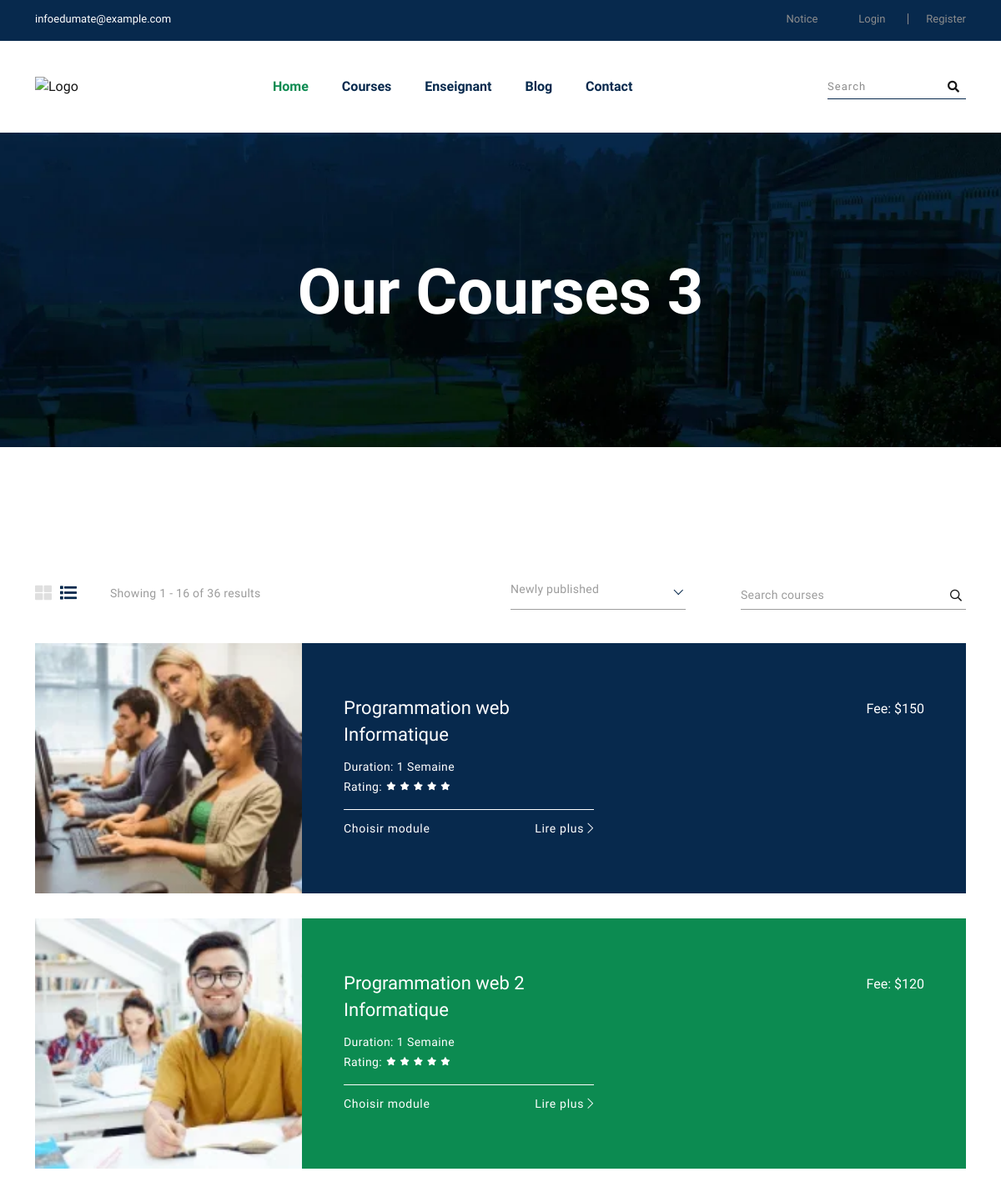
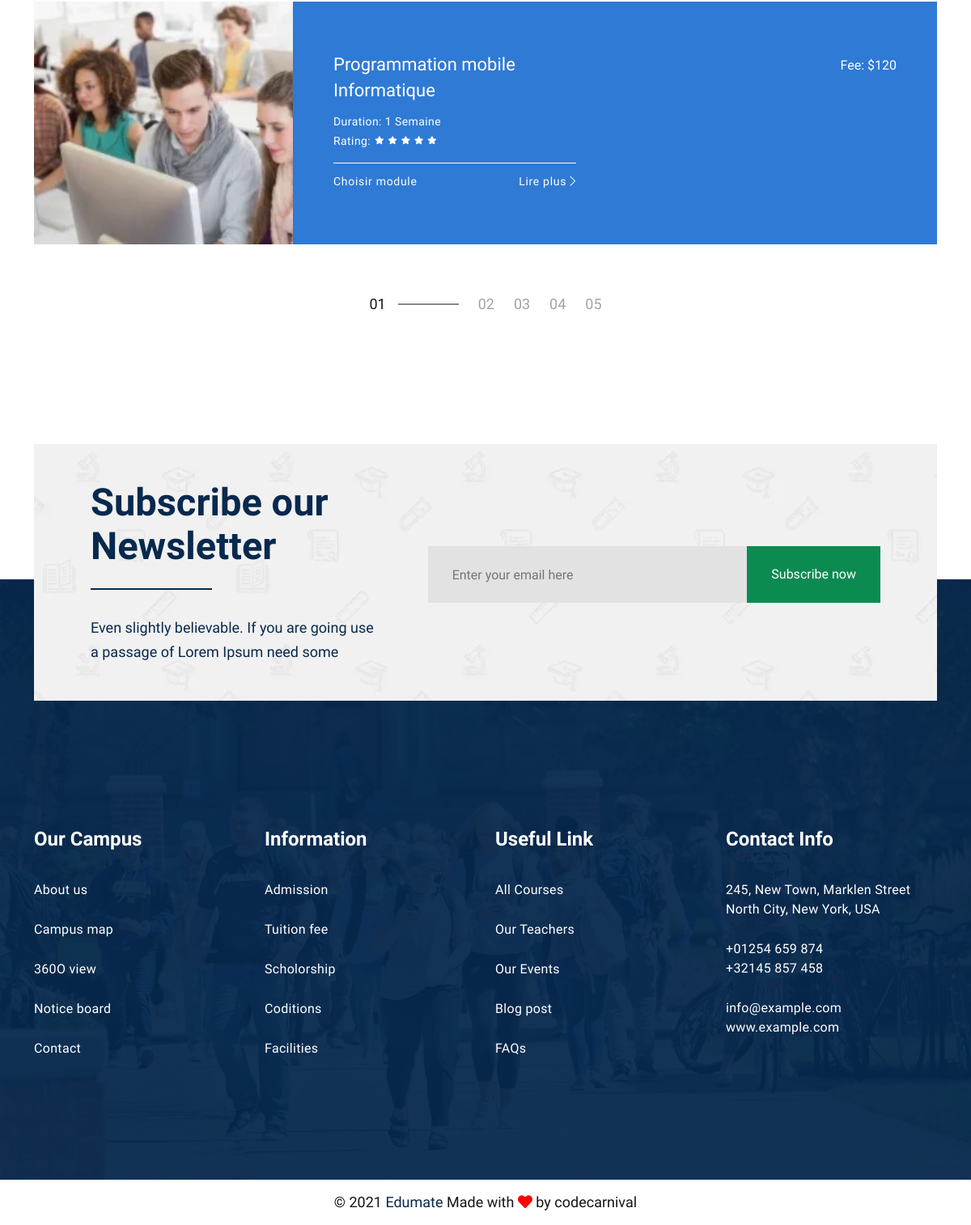
Screenshot of /cours with the database file from the repository (2 pictures, top to bottom).
### firststepApp/models.py (models this page shows)
class Cours(models.Model):
    idCours = models.AutoField(primary_key=True)
    designation = models.CharField(max_length=50)
    domaine = models.ForeignKey(Domaine, on_delete=models.CASCADE)
    prix = models.IntegerField(default=120)
    duree = models.IntegerField(default=1)
    image = models.ImageField(upload_to='cours', null=True)

class Domaine(models.Model):
    idDomaine = models.AutoField(primary_key=True)
    designation = models.CharField(max_length=50)

### firststepApp/views.py (the view)
# urls.py: path('cours',coursesPages,name='course'),
def coursesPages(request):
    cours = Cours.objects.select_related('domaine')
    context = {
        'cours':cours
    }
    page='cours.html'
    return render(request,page, context)

### template/cours.html (shortened to what this page needs)
    {% extends 'structure.html'%}
    {% block content %}
    {%load static%}
    <section class="page-banner">
        <div class="page-banner-bg bg_cover" style="background-image: url(assets/images/page-banner.webp);">
            <div class="container">
                <div class="banner-content text-center">
                    <h2 class="title">Our Courses 3</h2>
                </div>
            </div>
        </div>
    </section>
    <section class="top-courses-area">
        <div class="container">
            <div class="courses-bar">
                <div class="row">
                    <div class="col-lg-6">
                        <div class="courses-tab">
                            <ul class="nav">
                                <li><a data-bs-toggle="tab" href="#grid"><i class="fas fa-th-large"></i></a></li>
                                <li><a class="active" data-bs-toggle="tab" href="#list"><i class="fas fa-list"></i></a></li>
                            </ul>
                            <p>Showing 1 - 16 of 36 results</p>
                        </div>
                    </div>
                    <div class="col-lg-6">
                        <div class="courses-bar-form">
                            <div class="courses-select">
                            </div>
                            <div class="courses-search">
                                <input type="text" placeholder="Search courses">
                                <i class="far fa-search"></i>
                            </div>
                        </div>
                    </div>
                </div>
            </div>
            <div class="tab-content" >
                <div class="tab-pane fade show active" id="list">
                    <div class="courses-wrapper wrapper-2">
                        {% for i in cours %}
                        <div class="courses-col">
                            <div class="single-courses-2 courses-list mt-30">
                                <div class="courses-image">
                                    <a href="#"><img src="{{i.image.url}}" width="320" height="300" alt="courses"></a>
                                </div>
                                <div class="courses-content">
                                    <p class="courses-fee">Fee: <span> ${{i.prix}}</span></p>
                                    <div class="courses-content-wrapper">
                                        <h4 class="courses-title"><a href="courses-details.html">{{i.designation}} {{i.domaine.designation}}</a></h4>
                                        <div class="duration-rating">
                                            <div class="duration-fee">
                                                <p class="duration">Duration: <span> {{i.duree}} Semaine</span></p>
                                            </div>
                                            <div class="rating">
                                                <span>Rating: </span>
                                                <ul class="star">
                                                    <li><i class="fas fa-star"></i></li>
                                                    <li><i class="fas fa-star"></i></li>
                                                    <li><i class="fas fa-star"></i></li>
                                                    <li><i class="fas fa-star"></i></li>
                                                    <li><i class="fas fa-star"></i></li>
                                                </ul>
                                            </div>
                                        </div>
                                        <div class="courses-link">
                                            <a class="apply" href="/module/{{i.idCours}}">Choisir module</a>
                                            <a class="more" href="#">Lire plus <i class="fal fa-chevron-right"></i></a>
                                        </div>
                                    </div>
                                </div>
                            </div>
                        </div>
                        {% endfor %}
                    </div>
                </div>
            </div>
            <ul class="pagination-items text-center">
                <li><a class="active" href="#">01</a></li>
                <li><a href="#">02</a></li>
                <li><a href="#">03</a></li>
                <li><a href="#">04</a></li>
                <li><a href="#">05</a></li>
            </ul>
        </div>
    </section>
    {% endblock %}

### template/structure.html (shortened to what this page needs)
{%load static%}
<!doctype html>
<html class="no-js" lang="en">
<head>
    <link rel="stylesheet" href="{% static 'assets/css/plugins/bootstrap.min.css'%}">
    <link rel="stylesheet" href="{% static 'assets/css/plugins/fontawesome.min.css'%}">
    <link rel="stylesheet" href="{% static 'assets/css/plugins/default.css'%}">
    <link rel="stylesheet" href=" {% static 'assets/css/plugins/animate.min.css'%}">
    <link rel="stylesheet" href="{% static 'assets/css/plugins/slick.css'%}">
    <link rel="stylesheet" href="{% static 'assets/css/plugins/magnific-popup.css'%}">
    <link rel="stylesheet" href="{% static 'assets/css/style.min.css'%}">
</head>
<body>
    <header class="header-area">
        <div class="header-top">
            <div class="container">
                <div class="header-top-wrapper d-flex flex-wrap justify-content-sm-between">
                    <div class="header-top-left mt-10">
                        <ul class="header-meta">
                            <li><a href="mailto://infoedumate@example.com">infoedumate@example.com</a></li>
                        </ul>
                    </div>
                    <div class="header-top-right mt-10">
                        <div class="header-link">
                            <a class="notice" href="notice.html">Notice</a>
                            {% if user.username %}
                            <a class="login" href="{% url 'app:logout' %}">Logout</a>
                            {% else %}
                            <a class="login" href="{% url 'app:login' %}">Login</a>
                            <a class="register" href="{% url 'app:signin' %}">Register</a>
                            {% endif %}
                        </div>
                    </div>
                </div>
            </div>
        </div>
        <div id="navigation" class="navigation navigation-landscape">
            <div class="container position-relative">
                <div class="row align-items-center">
                    <div class="col-lg-3">
                        <div class="header-logo">
                            <a href="index.html"><img src="{% static 'assets/images/logo.webp'%}" width="135" height="88" alt="Logo"></a>
                        </div>
                    </div>
                    <div class="col-lg-7 position-static">
                        <nav class="nav-menus-wrapper">
                            <ul class="nav-menu">
                                <li>
                                    <a class="active" href="{% url 'app:home' %}">Home</a>
                                </li>
                                <li>
                                    <a href="{% url 'app:course' %}">Courses</a>
                                </li>
                                <li>
                                    <a href="{% url 'app:teacher' %}">Enseignant</a>
                                </li>
                                <li>
                                    <a href="#">Blog</a>
                                </li>
                                <li><a href="#">Contact</a></li>
                            </ul>
                        </nav>
                    </div>
                    <div class="col-lg-2 position-static">
                        <div class="header-search">
                            <form action="#">
                                <input type="text" placeholder="Search">
                                <button><i class="fas fa-search"></i></button>
                            </form>
                        </div>
                    </div>
                </div>
            </div>
        </div>
    </header>
    {% block content %}
    {% endblock content %}
    <section class="newsletter-area">
        <div class="container">
            <div class="newsletter-wrapper bg_cover wow zoomIn" data-wow-duration="1s" data-wow-delay="0.2s" style="background-image: url(assets/images/newsletter-bg-1.webp);">
                <div class="row align-items-center">
                    <div class="col-lg-5">
                        <div class="section-title-2 mt-25">
                            <h2 class="title">Subscribe our Newsletter</h2>
                            <span class="line"></span>
                            <p>Even slightly believable. If you are going use a passage of Lorem Ipsum need some</p>
                        </div>
                    </div>
                    <div class="col-lg-7">
                        <div class="newsletter-form mt-30">
                            <form action="#">
                                <input type="text" placeholder="Enter your email here">
                                <button class="main-btn main-btn-2">Subscribe now</button>
                            </form>
                        </div>
                    </div>
                </div>
            </div>
        </div>
    </section>
    <section class="footer-area bg_cover" style="background-image: url({% static 'assets/images/counter-bg.webp'%});">
        <div class="footer-widget">
            <div class="container">
                <div class="row">
                    <div class="col-md-3 col-sm-6">
                        <div class="footer-link mt-45">
                            <h4 class="footer-title">Our Campus</h4>
                            <ul class="link-list">
                                <li><a href="about-us.html">About us</a></li>
                                <li><a href="#">Campus map</a></li>
                                <li><a href="#">360O  view</a></li>
                                <li><a href="#">Notice board</a></li>
                                <li><a href="contact.html">Contact</a></li>
                            </ul>
                        </div>
                    </div>
                    <div class="col-md-3 col-sm-6">
                        <div class="footer-link mt-45">
                            <h4 class="footer-title">Information</h4>
                            <ul class="link-list">
                                <li><a href="#">Admission</a></li>
                                <li><a href="#">Tuition fee</a></li>
                                <li><a href="#">Scholorship</a></li>
                                <li><a href="#">Coditions</a></li>
                                <li><a href="#">Facilities</a></li>
                            </ul>
                        </div>
                    </div>
                    <div class="col-md-3 col-sm-6">
                        <div class="footer-link mt-45">
                            <h4 class="footer-title">Useful Link</h4>
                            <ul class="link-list">
                                <li><a href="our-courses-left-sidebar.html">All Courses</a></li>
                                <li><a href="teachers.html">Our Teachers</a></li>
                                <li><a href="event.html">Our Events</a></li>
                                <li><a href="blog-left-sidebar.html">Blog post</a></li>
                                <li><a href="faq.html">FAQs</a></li>
                            </ul>
                        </div>
                    </div>
                    <div class="col-md-3 col-sm-6">
                        <div class="footer-link mt-45">
                            <h4 class="footer-title">Contact Info</h4>
                            <ul class="link-list">
                                <li>
                                    <p>245, New Town, Marklen Street North City, New York, USA</p>
                                </li>
                                <li>
                                    <p><a href="tel:+01254659874">+01254 659 874 </a></p>
                                    <p><a href="tel:+32145857458">+32145 857 458</a></p>
                                </li>
                                <li>
                                    <p><a href="mailto://info@example.com">info@example.com</a></p>
                                    <p><a href="#">www.example.com</a></p>
                                </li>
                            </ul>
                        </div>
                    </div>
                </div>
            </div>
        </div>
        <div class="footer-copyright">
            <div class="container">
                <div class="copyright text-center">
                    <p>&copy; 2021 <span> Edumate </span> Made with <i class="fa fa-heart"></i> by <a href="#">codecarnival</a></p>
                </div>
            </div>
        </div>
    </section>
</body>
</html>

### rows the page displays
Cours: image (picture), prix "150", designation "Programmation web", domaine.designation "Informatique", duree "1"
Cours: image (picture), prix "120", designation "Programmation web 2", domaine.designation "Informatique", duree "1"
Cours: image (picture), prix "120", designation "Programmation mobile", domaine.designation "Informatique", duree "1"
